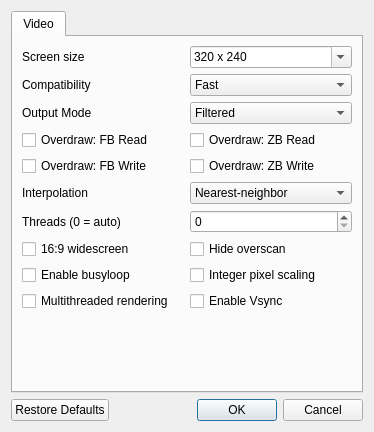
<?xml version="1.0" encoding="UTF-8"?>
<ui version="4.0">
 <class>MainDialog</class>
 <widget class="QDialog" name="MainDialog">
  <property name="geometry">
   <rect>
    <x>0</x>
    <y>0</y>
    <width>374</width>
    <height>432</height>
   </rect>
  </property>
  <property name="windowTitle">
   <string>Angrylion-Plus</string>
  </property>
  <layout class="QVBoxLayout" name="verticalLayout_2">
   <item>
    <layout class="QHBoxLayout" name="horizontalLayout">
     <item>
      <widget class="QTabWidget" name="tabWidget">
       <widget class="QWidget" name="tab">
        <attribute name="title">
         <string>Video</string>
        </attribute>
        <layout class="QVBoxLayout" name="verticalLayout">
         <item>
          <layout class="QHBoxLayout" name="horizontalLayout_2">
           <item>
            <widget class="QLabel" name="label">
             <property name="text">
              <string>Screen size</string>
             </property>
            </widget>
           </item>
           <item>
            <widget class="QComboBox" name="screenSizeComboBox">
             <property name="editable">
              <bool>true</bool>
             </property>
             <item>
              <property name="text">
               <string>320 x 240</string>
              </property>
             </item>
             <item>
              <property name="text">
               <string>400 x 300</string>
              </property>
             </item>
             <item>
              <property name="text">
               <string>480 x 360</string>
              </property>
             </item>
             <item>
              <property name="text">
               <string>640 x 480</string>
              </property>
             </item>
             <item>
              <property name="text">
               <string>800 x 600</string>
              </property>
             </item>
             <item>
              <property name="text">
               <string>960 x 720</string>
              </property>
             </item>
             <item>
              <property name="text">
               <string>1024 x 768</string>
              </property>
             </item>
             <item>
              <property name="text">
               <string>1152 x 864</string>
              </property>
             </item>
             <item>
              <property name="text">
               <string>1280 x 960</string>
              </property>
             </item>
             <item>
              <property name="text">
               <string>1280 x 1024</string>
              </property>
             </item>
             <item>
              <property name="text">
               <string>1440 x 1080</string>
              </property>
             </item>
             <item>
              <property name="text">
               <string>1600 x 1024</string>
              </property>
             </item>
             <item>
              <property name="text">
               <string>1600 x 1200</string>
              </property>
             </item>
            </widget>
           </item>
          </layout>
         </item>
         <item>
          <layout class="QHBoxLayout" name="horizontalLayout_3">
           <item>
            <widget class="QLabel" name="label_2">
             <property name="text">
              <string>Compatibility</string>
             </property>
            </widget>
           </item>
           <item>
            <widget class="QComboBox" name="dpCompatComboBox">
             <item>
              <property name="text">
               <string>Fast</string>
              </property>
             </item>
             <item>
              <property name="text">
               <string>Moderate</string>
              </property>
             </item>
             <item>
              <property name="text">
               <string>Slow</string>
              </property>
             </item>
            </widget>
           </item>
          </layout>
         </item>
         <item>
          <layout class="QHBoxLayout" name="horizontalLayout_4">
           <item>
            <widget class="QLabel" name="label_3">
             <property name="text">
              <string>Output Mode</string>
             </property>
            </widget>
           </item>
           <item>
            <widget class="QComboBox" name="viModeComboBox">
             <item>
              <property name="text">
               <string>Filtered</string>
              </property>
             </item>
             <item>
              <property name="text">
               <string>Unfiltered</string>
              </property>
             </item>
             <item>
              <property name="text">
               <string>Depth</string>
              </property>
             </item>
             <item>
              <property name="text">
               <string>Coverage</string>
              </property>
             </item>
             <item>
              <property name="text">
               <string>Overdraw</string>
              </property>
             </item>
            </widget>
           </item>
          </layout>
         </item>
         <item>
          <layout class="QHBoxLayout" name="horizontalLayout_12">
           <property name="bottomMargin">
            <number>0</number>
           </property>
           <item>
            <layout class="QVBoxLayout" name="verticalLayout_8">
             <property name="bottomMargin">
              <number>0</number>
             </property>
             <item>
              <widget class="QCheckBox" name="viOverdrawFbRdCheckBox">
               <property name="text">
                <string>Overdraw: FB Read</string>
               </property>
              </widget>
             </item>
             <item>
              <widget class="QCheckBox" name="viOverdrawFbWrCheckBox">
               <property name="text">
                <string>Overdraw: FB Write</string>
               </property>
              </widget>
             </item>
            </layout>
           </item>
           <item>
            <layout class="QVBoxLayout" name="verticalLayout_9">
             <property name="bottomMargin">
              <number>0</number>
             </property>
             <item>
              <widget class="QCheckBox" name="viOverdrawZbRdCheckBox">
               <property name="text">
                <string>Overdraw: ZB Read</string>
               </property>
              </widget>
             </item>
             <item>
              <widget class="QCheckBox" name="viOverdrawZbWrCheckBox">
               <property name="text">
                <string>Overdraw: ZB Write</string>
               </property>
              </widget>
             </item>
            </layout>
           </item>
          </layout>
         </item>
         <item>
          <layout class="QHBoxLayout" name="horizontalLayout_5">
           <item>
            <widget class="QLabel" name="label_4">
             <property name="text">
              <string>Interpolation</string>
             </property>
            </widget>
           </item>
           <item>
            <widget class="QComboBox" name="viInterpolationComboBox">
             <item>
              <property name="text">
               <string>Nearest-neighbor</string>
              </property>
             </item>
             <item>
              <property name="text">
               <string>Bilinear</string>
              </property>
             </item>
             <item>
              <property name="text">
               <string>Hybrid</string>
              </property>
             </item>
            </widget>
           </item>
          </layout>
         </item>
         <item>
          <layout class="QHBoxLayout" name="horizontalLayout_8">
           <property name="leftMargin">
            <number>0</number>
           </property>
           <property name="topMargin">
            <number>0</number>
           </property>
           <property name="bottomMargin">
            <number>0</number>
           </property>
           <item>
            <widget class="QLabel" name="label_5">
             <property name="text">
              <string>Threads (0 = auto)</string>
             </property>
            </widget>
           </item>
           <item>
            <widget class="QSpinBox" name="numWorkersSpinBox"/>
           </item>
          </layout>
         </item>
         <item>
          <layout class="QHBoxLayout" name="horizontalLayout_11">
           <property name="bottomMargin">
            <number>0</number>
           </property>
           <item>
            <layout class="QVBoxLayout" name="verticalLayout_7">
             <property name="bottomMargin">
              <number>0</number>
             </property>
             <item>
              <widget class="QCheckBox" name="viWidescreenCheckBox">
               <property name="text">
                <string>16:9 widescreen</string>
               </property>
              </widget>
             </item>
             <item>
              <widget class="QCheckBox" name="busyLoopCheckBox">
               <property name="text">
                <string>Enable busyloop</string>
               </property>
              </widget>
             </item>
             <item>
              <widget class="QCheckBox" name="parallelCheckBox">
               <property name="text">
                <string>Multithreaded rendering</string>
               </property>
              </widget>
             </item>
            </layout>
           </item>
           <item>
            <layout class="QVBoxLayout" name="verticalLayout_6">
             <property name="bottomMargin">
              <number>0</number>
             </property>
             <item>
              <widget class="QCheckBox" name="viHideOverscanCheckBox">
               <property name="text">
                <string>Hide overscan</string>
               </property>
              </widget>
             </item>
             <item>
              <widget class="QCheckBox" name="viIntegerScalingCheckBox">
               <property name="text">
                <string>Integer pixel scaling</string>
               </property>
              </widget>
             </item>
             <item>
              <widget class="QCheckBox" name="viVsyncCheckBox">
               <property name="text">
                <string>Enable Vsync</string>
               </property>
              </widget>
             </item>
            </layout>
           </item>
          </layout>
         </item>
         <item>
          <spacer name="verticalSpacer">
           <property name="orientation">
            <enum>Qt::Orientation::Vertical</enum>
           </property>
           <property name="sizeHint" stdset="0">
            <size>
             <width>20</width>
             <height>40</height>
            </size>
           </property>
          </spacer>
         </item>
        </layout>
       </widget>
      </widget>
     </item>
    </layout>
   </item>
   <item>
    <widget class="QDialogButtonBox" name="buttonBox">
     <property name="orientation">
      <enum>Qt::Orientation::Horizontal</enum>
     </property>
     <property name="standardButtons">
      <set>QDialogButtonBox::StandardButton::Cancel|QDialogButtonBox::StandardButton::Ok|QDialogButtonBox::StandardButton::RestoreDefaults</set>
     </property>
    </widget>
   </item>
  </layout>
 </widget>
 <resources/>
 <connections>
  <connection>
   <sender>buttonBox</sender>
   <signal>accepted()</signal>
   <receiver>MainDialog</receiver>
   <slot>accept()</slot>
   <hints>
    <hint type="sourcelabel">
     <x>248</x>
     <y>254</y>
    </hint>
    <hint type="destinationlabel">
     <x>157</x>
     <y>274</y>
    </hint>
   </hints>
  </connection>
  <connection>
   <sender>buttonBox</sender>
   <signal>rejected()</signal>
   <receiver>MainDialog</receiver>
   <slot>reject()</slot>
   <hints>
    <hint type="sourcelabel">
     <x>316</x>
     <y>260</y>
    </hint>
    <hint type="destinationlabel">
     <x>286</x>
     <y>274</y>
    </hint>
   </hints>
  </connection>
 </connections>
</ui>
